Frame 1 (no input): blank canvas, image omitted
Frame 60 (the mouse pressed at the canvas centre just before this capture): blank canvas, image omitted
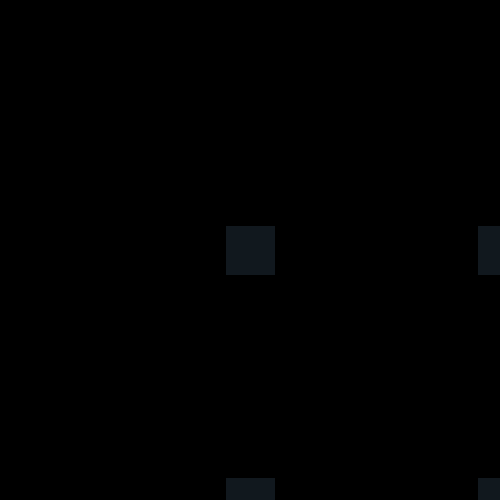
Frame 120 (the mouse held since frame 60 and released just before this capture)

The Processing sketch whose frames 1 and 60 were blank and that drew this single picture after the mouse press (run headless with seeded random() and noise(); from frame 60 on, the mouse is pressed at the canvas centre):

// Processing sketch: processing_170841
// ── processing_170841.pde

float XXX; 

void setup (){
size (500,500);
rectMode (CENTER);
background (255);
noCursor();
XXX = 2*mouseX;
}// setup
void draw(){
background(0);
// x,y, sep, color
dibujaCuadrados (mouseX+ XXX, mouseY, mouseX+ 2,#254637*mouseY );
}//draw
void dibujaCuadrados (float x, float y, float sep, color c){
  fill (c);
rect (x, y, 50,50);
rect (x, y+ sep, 50,50);
rect (x+ sep, y, 50,50);
rect (x+ sep, y + sep, 50,50);
}
